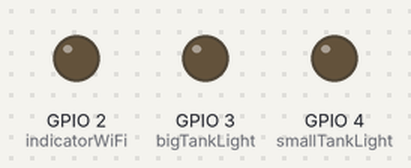
Bench run of a sketch on a simulated ESP8266 (NodeMCU). Shown: output pins drawn as LEDs (lit = HIGH). WiFi joins after 1.5 s; servers stay silent unless stated; network time is answered at once with the bench clock; the local clock reads 2024-03-15 10:24:30 at power-on unless the sketch sets it; what the sketch prints to the serial monitor is not drawn.

Above: at 0.6 s.
At 1.1 s:
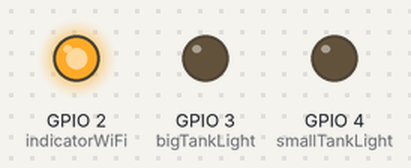
At 1.6 s:
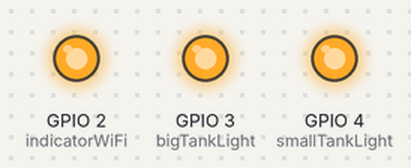
Timing chart, 0 to 3.1 s (numbered marks = the images above):
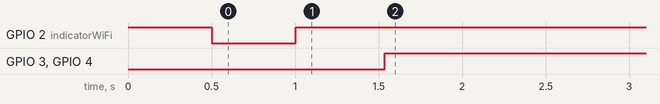

The sketch:

Fish_tank_timmer.ino
```cpp
#include <NTPClient.h>
// change next line to use with another board/shield
#include <ESP8266WiFi.h>
//#include <WiFi.h> // for WiFi shield
//#include <WiFi101.h> // for WiFi 101 shield or MKR1000
#include <WiFiUdp.h>

const int bigTankLight = 3;
const int smallTankLight = 4;
const int indicatorWiFi = 2;
bool indicatorStatus = true;

const char *ssid     = "_ _ _ _ _";
const char *password = "_ _ _ _ _";
const long utcOffsetInSeconds = 5.5*60*60;
const long updateFrequency = 24*60*60*1000;
//char daysOfTheWeek[7][12] = {"Sunday", "Monday", "Tuesday", "Wednesday", "Thursday", "Friday", "Saturday"};

WiFiUDP ntpUDP;
NTPClient timeClient(ntpUDP, "pool.ntp.org", utcOffsetInSeconds);

void connectToWiFi(){
  WiFi.begin(ssid, password);
  Serial.print("\nConnecting to ");
  Serial.println(ssid);

  while ( WiFi.status() != WL_CONNECTED ) {
    indicatorStatus = !indicatorStatus;
    delay ( 500 );
    Serial.print ( "." );
    digitalWrite(indicatorWiFi, indicatorStatus);
  }
  digitalWrite(indicatorWiFi, HIGH);
  Serial.println("");
  Serial.println("WiFi connected");
  Serial.println("IP address: ");
  Serial.println(WiFi.localIP());
  Serial.println();
  }

unsigned long lastUpdate = 0;

void setup(){
  Serial.begin(115200);
  pinMode(bigTankLight, OUTPUT);
  pinMode(smallTankLight, OUTPUT);
  pinMode(indicatorWiFi, OUTPUT);
  digitalWrite(indicatorWiFi, HIGH);
  connectToWiFi();

  timeClient.begin();
  Serial.println("Trying to sync the time with ntp.....!");
  if (timeClient.update()){
    Serial.println("Time is updated successfully!!!\n");
    }
  else{
    while (!timeClient.update()){
      timeClient.forceUpdate();
      }
    Serial.println("Time is updated successfully!!!\n");
    }
  lastUpdate = millis();
}

int currentHour = 0;

void loop() {
  unsigned long currentMillis = millis();
  if ((currentMillis-lastUpdate) > updateFrequency){
    Serial.println("Trying to sync the time with ntp.....!");
    if (timeClient.update()){
      Serial.println("Time is updated successfully!!!\n");
      }
    else{
      Serial.println("Time update attempt failed!!!\n");
      }
    lastUpdate = millis();
    }

  Serial.println(timeClient.getFormattedTime());
//  Serial.print(daysOfTheWeek[timeClient.getDay()]);
//  Serial.print(", ");
//  Serial.print(timeClient.getHours());
//  Serial.print(":");
//  Serial.print(timeClient.getMinutes());
//  Serial.print(":");
//  Serial.println(timeClient.getSeconds());

  currentHour = timeClient.getHours();
  if (currentHour >= 7 && currentHour <= 10){
    digitalWrite(bigTankLight, HIGH);
    digitalWrite(smallTankLight, HIGH);
    Serial.println("Light is switched on in morning!!!");
    }
  else if (currentHour >= 11 && currentHour  <= 16){
    digitalWrite(bigTankLight, HIGH);
    digitalWrite(smallTankLight, LOW);
    Serial.println("Light is switched off!!!");
    }
  else if (currentHour >= 17 && currentHour <= 20){
    digitalWrite(bigTankLight, HIGH);
    digitalWrite(smallTankLight, HIGH);
    Serial.println("Light is switched on in evening!!!");
    }
  else if ((currentHour >= 21 && currentHour <= 23) || (currentHour >= 0 && currentHour <= 6)){
    digitalWrite(bigTankLight, LOW);
    digitalWrite(smallTankLight, LOW);
    Serial.println("Light is switched off!!!");
    }
  delay(1000-millis()+currentMillis);
}
```

Measured:
- by itself, GPIO 3 (bigTankLight), GPIO 4 (smallTankLight): LOW → HIGH at 1.5 s
